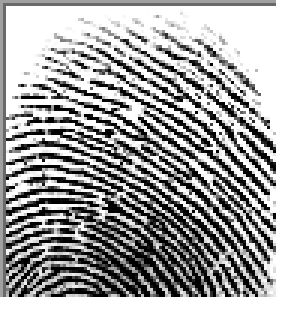
#> input picture SOCOFing/Real/139__M_Right_thumb_finger.BMP, 96 x 103 px (shown 3 times larger); its folder holds 4 pictures in this run
$ jupyter execute 'Preproceesing in fingerprint matching.ipynb'   (shell and % lines are left out)
#> lines starting #> are read from the running program, lines starting #| are printed output that depends on the picture; after the words box and inside, x2 and y2 are one past the last pixel; in counts of white or black regions, pixels touching at a corner belong together
[cell 1]
import os
import numpy as np
import glob
import random
import imageio
import PIL, cv2
import pandas as pd
import warnings
warnings.filterwarnings('ignore')
import keras
from keras.models import Sequential
from keras.layers import Conv2D, Dense, MaxPool2D, Dropout, Flatten , Activation ,BatchNormalization
from keras.callbacks import ReduceLROnPlateau
from sklearn.model_selection import train_test_split
import matplotlib.pyplot as plt
import seaborn as sns
from keras import models,layers
from keras.utils import to_categorical
from skimage.morphology import convex_hull_image, erosion
from skimage.morphology import square
import matplotlib.image as mpimg
import skimage
import math
from scipy.ndimage import convolve
from PIL import Image,ImageFilter
from skimage.feature import hessian_matrix, hessian_matrix_eigvals
import matplotlib.pyplot as plt

[cell 2]
DATA_DIR = r"D:\azmeera folder\biometric systems\fingerprint matching and verification\SOCOFing\Real"  # Path to the SOCOFing dataset Real directory

# Find all image files in the Real directory
list_dirs = glob.glob(DATA_DIR + "\\*.bmp")  # Assuming the images have the .bmp extension

num_images = len(list_dirs)
random.seed(23)

if num_images >= 3:
    r = random.randint(0, num_images - 3)
    display_list = list_dirs[r:r+3]

    image1 = imageio.imread(display_list[0])
#> image1 is the input picture: shape (103, 96, 4); mean R, G, B, A 139.9, 139.9, 139.9, 234.9
    image2 = imageio.imread(display_list[1])
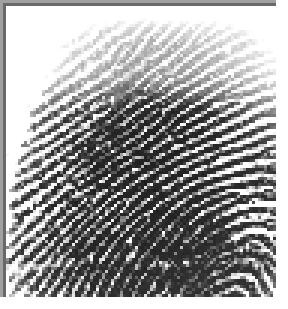
#> input picture SOCOFing/Real/141__F_Left_thumb_finger.BMP, 96 x 103 px (shown 3 times larger)
#> image2 is the input picture: shape (103, 96, 4); mean R, G, B, A 139.9, 139.9, 139.9, 234.9
    image3 = imageio.imread(display_list[2])
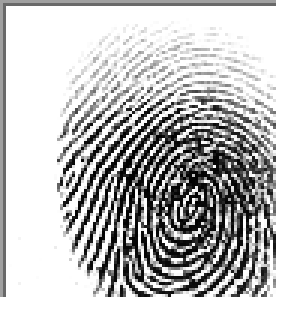
#> input picture SOCOFing/Real/147__M_Left_index_finger.BMP, 96 x 103 px (shown 3 times larger)
#> image3 is the input picture: shape (103, 96, 4); mean R, G, B, A 168.9, 168.9, 168.9, 234.9

    fig, axes = plt.subplots(1, 3, figsize=(16, 16))
    axes[0].imshow(image1, cmap='gray')  # Assuming grayscale fingerprint images
    axes[1].imshow(image2, cmap='gray')
    axes[2].imshow(image3, cmap='gray')
    plt.show()
else:
    print("Not enough images in the list.")

[cell 3]
gauss_blur = cv2.GaussianBlur(image1,(1,1),0)
median_blur = cv2.medianBlur(image1,1)

gauss_blur2 = cv2.GaussianBlur(image2,(1,1),0)
median_blur2 = cv2.medianBlur(image2,1)

fig, axes = plt.subplots(1,3,figsize = (16,16));
axes[0].set_title("original Image");
axes[0].imshow(image1);
axes[1].set_title("Gaussian Blurred Image");
axes[1].imshow(gauss_blur);
axes[2].set_title("Median Blurred Image");
axes[2].imshow(median_blur);
fig, axes = plt.subplots(1,3,figsize = (16,16));
axes[0].set_title("original Image 2");
axes[0].imshow(image2);
axes[1].set_title("Gaussian Blurred Image 2");
axes[1].imshow(gauss_blur2);
axes[2].set_title("Median Blurred Image 2");
axes[2].imshow(median_blur2);

[cell 4]
median_blur = cv2.medianBlur(image1, 3)
median_blur2 = cv2.medianBlur(image2, 3)

fig, axes = plt.subplots(1, 3, figsize=(16, 16))
axes[0].set_title("Original Image")
axes[0].imshow(image1)
axes[1].set_title("Median Blurred Image")
axes[1].imshow(median_blur)
axes[2].set_title("Original Image 2")
axes[2].imshow(image2)
plt.show()

fig, axes = plt.subplots(1, 3, figsize=(16, 16))
axes[0].set_title("Original Image 2")
axes[0].imshow(image2)
axes[1].set_title("Median Blurred Image 2")
axes[1].imshow(median_blur2)
axes[2].set_title("Original Image")
axes[2].imshow(image1)
plt.show()

[cell 5]
fig, axes = plt.subplots(1,3,figsize = (18,5))
axes[0].hist(image1.ravel(), bins=256, color ="r");
axes[1].hist(image2.ravel(), bins=256);
axes[2].hist(image3.ravel(), bins=256, color ="g");
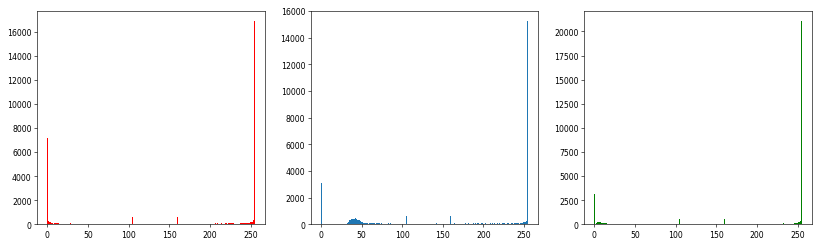
#> figure drawn by matplotlib, 3 panels; panel 1: tallest bar 16902 high, from x = 254 to 255; panel 2: tallest bar 15282 high, from x = 254 to 255; panel 3: tallest bar 21108 high, from x = 254 to 255

[cell 6]
THRESHOLD1 = image1.mean()
#> THRESHOLD1 = 163.6
THRESHOLD2 = image2.mean()
#> THRESHOLD2 = 163.6
THRESHOLD3 = image3.mean()
#> THRESHOLD3 = 185.4

image1 = np.array(image1 > THRESHOLD1).astype(int) * 254
image2 = np.array(image2 > THRESHOLD2).astype(int) * 254
image3 = np.array(image3 > THRESHOLD3).astype(int) * 254

fig, axes = plt.subplots(1,3,figsize = (16,16));
axes[0].imshow(image1);
axes[1].imshow(image2);
axes[2].imshow(image3);

[cell 7]
img1 = cv2.imread(display_list[0],0)
#> img1: shape (103, 96); min 0, max 255, mean 139.9
img2 = cv2.imread(display_list[1],0)
#> img2: shape (103, 96); min 0, max 255, mean 139.9
img3 = cv2.imread(display_list[2],0)
#> img3: shape (103, 96); min 0, max 255, mean 168.9

# Otsu's thresholding
ret1,th1 = cv2.threshold(img1,0,255,cv2.THRESH_BINARY+cv2.THRESH_OTSU)
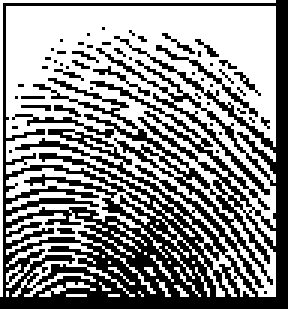
#> th1: shape (103, 96) (shown 3 times larger); 55.7% white; black in thin lines or dots
#> ret1 = 128
ret2,th2 = cv2.threshold(img2,0,255,cv2.THRESH_BINARY+cv2.THRESH_OTSU)
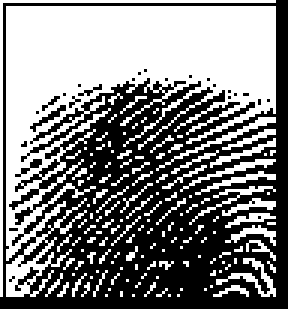
#> th2: shape (103, 96) (shown 3 times larger); 50.1% white; 26 black regions (24 under 20 px), largest, box (x1, y1, x2, y2) and area: (0, 0, 96, 103) 4836, (10, 35, 22, 44) 25
#> ret2 = 139
ret3,th3 = cv2.threshold(img3,0,255,cv2.THRESH_BINARY+cv2.THRESH_OTSU)
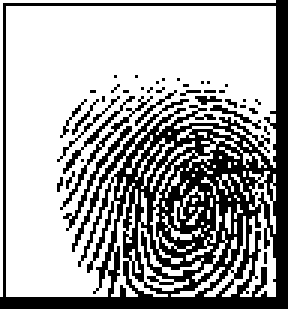
#> th3: shape (103, 96) (shown 3 times larger); 65.6% white; 39 black regions (32 under 20 px), largest, box (x1, y1, x2, y2) and area: (0, 0, 96, 103) 3000, (21, 42, 44, 77) 73, (20, 32, 51, 70) 71
#> ret3 = 137

fig, axes = plt.subplots(1,3,figsize = (12,12));
axes[0].set_title("Otsu's thresholding - Image 1");
axes[0].imshow(th1);
axes[1].set_title("Otsu's thresholding - Image 2");
axes[1].imshow(th2);
axes[2].set_title("Otsu's thresholding - Image 3");
axes[2].imshow(th3);

[cell 8]
img_name = display_list[0]
gray_img_array = np.array(Image.open(img_name).convert('P'))
img_name = display_list[1]
gray_img_array = np.array(Image.open(img_name).convert('P'))
img_name = display_list[2]
gray_img_array = np.array(Image.open(img_name).convert('P'))

[cell 9]
vertical_robert_filter = np.array([[1,0],[0,-1]])
horizontal_robert_filter = np.array([[0,1],[-1,0]])

vertical_sobel_filter = np.array([[-1,0,1],[-2,0,2],[-1,0,1]])
horizontal_sobel_filter = np.array([[-1,-2,-1],[0,0,0],[1,2,1]])

vertical_prewitt_filter = np.array([[-1,0,1],[-1,0,1],[-1,0,1]])
horizontal_prewitt_filter = np.array([[-1,-1,-1],[0,0,0],[1,1,1]])

print("vertical robert filter\n",vertical_robert_filter )
print("horizontal robert filter\n",horizontal_robert_filter)
print("vertical sobel filter: \n", vertical_sobel_filter)
print("horizontal sobel filter: \n", horizontal_sobel_filter)

print("vertical prewitt filter: \n", vertical_prewitt_filter)
print("horizontal prewitt filter: \n", horizontal_prewitt_filter)

[cell 10]
gray_img = Image.fromarray(gray_img_array)

convolved_img1_1 = convolve(gray_img,vertical_robert_filter)
convolved_img1_1 = convolve(convolved_img1_1,horizontal_robert_filter)

convolved_img1_2 = convolve(gray_img,vertical_sobel_filter)
convolved_img1_2 = convolve(convolved_img1_2,horizontal_sobel_filter)

convolved_img1_3 =  convolve(gray_img,vertical_prewitt_filter )
convolved_img1_3 =  convolve(gray_img,horizontal_prewitt_filter )
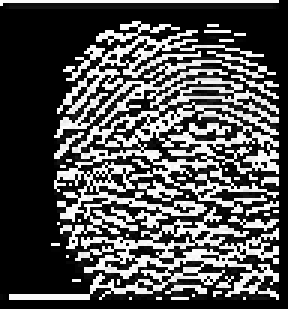
#> convolved_img1_3: shape (103, 96) (shown 3 times larger); min 0, max 255, mean 81.2

convolved_img2_1 = convolve(gray_img,vertical_robert_filter)
convolved_img2_1 = convolve(convolved_img2_1,horizontal_robert_filter)

convolved_img2_2 = convolve(gray_img,vertical_sobel_filter)
convolved_img2_2 = convolve(convolved_img2_2,horizontal_sobel_filter)

convolved_img2_3 =  convolve(gray_img,vertical_prewitt_filter )
convolved_img2_3 =  convolve(gray_img,horizontal_prewitt_filter )

convolved_img3_1 = convolve(gray_img,vertical_robert_filter)
convolved_img3_1 = convolve(convolved_img3_1,horizontal_robert_filter)

convolved_img3_2 = convolve(gray_img,vertical_sobel_filter)
convolved_img3_2 = convolve(convolved_img3_2,horizontal_sobel_filter)

convolved_img3_3 =  convolve(gray_img,vertical_prewitt_filter )
convolved_img3_3 =  convolve(gray_img,horizontal_prewitt_filter )

[cell 11]
fig, axes = plt.subplots(3,3,figsize = (12,12));
axes[0][0].set_title("Robert");
axes[0][0].imshow(convolved_img1_1);
axes[0][1].set_title("Sobel");
axes[0][1].imshow(convolved_img1_2);
axes[0][2].set_title("Prewitt");
axes[0][2].imshow(convolved_img1_3);

axes[1][0].set_title("Robert");
axes[1][0].imshow(convolved_img2_1);
axes[1][1].set_title("Sobel");
axes[1][1].imshow(convolved_img2_2);
axes[1][2].set_title("Prewitt");
axes[1][2].imshow(convolved_img2_3);

axes[2][0].set_title("Robert");
axes[2][0].imshow(convolved_img3_1);
axes[2][1].set_title("Sobel");
axes[2][1].imshow(convolved_img3_2);
axes[2][2].set_title("Prewitt");
axes[2][2].imshow(convolved_img3_3);

[cell 12]
src_path = img_name

def detect_ridges(gray, sigma= 0.1):
#> called with sigma = 0.15
    H_elems = hessian_matrix(gray, sigma=sigma, order='rc')
#> H_elems = 3 items
    maxima_ridges, minima_ridges = hessian_matrix_eigvals(H_elems)
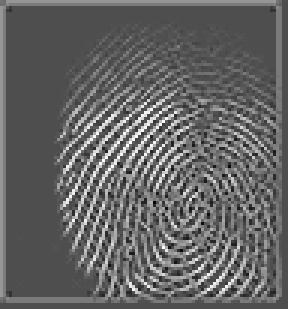
#> maxima_ridges: shape (103, 96) float64 (shown 3 times larger); min -0.436, max 0.987, mean 0.128; drawn with min black and max white
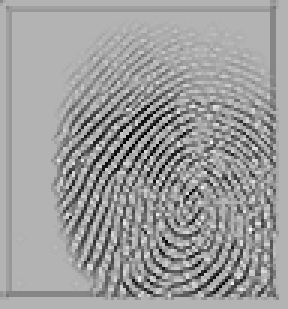
#> minima_ridges: shape (103, 96) float64 (shown 3 times larger); min -0.987, max 0.414, mean -0.12; drawn with min black and max white
    return maxima_ridges, minima_ridges

def plot_images(*images):
    images = list(images)
    n = len(images)
    fig, ax = plt.subplots(ncols=n, sharey=True, figsize = (12,12))
    for i, img in enumerate(images):
        ax[i].imshow(img, cmap='gray')
        ax[i].axis('off')
    plt.subplots_adjust(left=0.03, bottom=0.03, right=0.97, top=0.97)
    plt.show()
#> `img = np.array(img > THRESHOLD1).astype(int)`: img: shape (103, 96) int64; values 0 (black) and 1 (white), 44.2% white; 170 white regions (158 under 20 px), largest, box (x1, y1, x2, y2) and area: (2, 2, 92, 99) 3416, (55, 39, 92, 55) 64, (68, 53, 92, 60) 42
#> `skel = skimage.morphology.skeletonize(img)`: skel: shape (103, 96) bool; 15.5% white in thin lines or dots, all inside (x1, y1, x2, y2) = (2, 10, 92, 99)

img = cv2.imread(src_path, 0) # 0 imports a grayscale
if img is None:
    raise(ValueError(f"Image didn\'t load. Check that '{src_path}' exists."))

a, b = detect_ridges(img, sigma=0.15)

plot_images(img, a, b)

[cell 13]
def getTerminationBifurcation(img, mask):
    img = img == 255;
    (rows, cols) = img.shape;
#> rows = 103; cols = 96
    minutiaeTerm = np.zeros(img.shape);
    minutiaeBif = np.zeros(img.shape);

    for i in range(1,rows-1):
        for j in range(1,cols-1):
            if(img[i][j] == 1):
                block = img[i-1:i+2,j-1:j+2];
                block_val = np.sum(block);
                if(block_val == 2):
                    minutiaeTerm[i,j] = 1;
                elif(block_val == 4):
                    minutiaeBif[i,j] = 1;
#> minutiaeBif: shape (103, 96) float64; values 0 (black) and 1 (white), 2% white in thin lines or dots, all inside (x1, y1, x2, y2) = (2, 10, 90, 98)
#> minutiaeTerm: shape (103, 96) float64; values 0 (black) and 1 (white), 2.4% white in thin lines or dots, all inside (x1, y1, x2, y2) = (2, 29, 92, 99)

    mask = convex_hull_image(mask>0)
#> mask: shape (103, 96) bool; 88.3% white; 1 black region, box (x1, y1, x2, y2) and area: (0, 0, 96, 103) 1158
    mask = erosion(mask, square(5))
#> mask: shape (103, 96) bool; 80.9% white; 1 black region, box (x1, y1, x2, y2) and area: (0, 0, 96, 103) 1890
    minutiaeTerm = np.uint8(mask)*minutiaeTerm
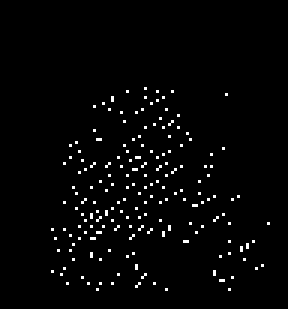
#> minutiaeTerm: shape (103, 96) float64 (shown 3 times larger); values 0 (black) and 1 (white), 2.2% white in thin lines or dots, all inside (x1, y1, x2, y2) = (17, 29, 90, 97)
    return(minutiaeTerm, minutiaeBif)

[cell 14]
class MinutiaeFeature(object):
    def __init__(self, locX, locY, Orientation, Type):
        self.locX = locX;
        self.locY = locY;
        self.Orientation = Orientation;
        self.Type = Type;

    def __str__(self):
        return("%d %d %f %s" % (self.locX, self.locY, self.Orientation, self.Type))

def computeAngle(block, minutiaeType):
    angle = 0
    (blkRows, blkCols) = np.shape(block);
    CenterX, CenterY = (blkRows-1)/2, (blkCols-1)/2
    if(minutiaeType.lower() == 'termination'):
        sumVal = 0;
        for i in range(blkRows):
            for j in range(blkCols):
                if((i == 0 or i == blkRows-1 or j == 0 or j == blkCols-1) and block[i][j] != 0):
                    angle = -math.degrees(math.atan2(i-CenterY, j-CenterX))
                    sumVal += 1
                    if(sumVal > 1):
                        angle = float('nan');
        return(angle)
    elif(minutiaeType.lower() == 'bifurcation'):
        (blkRows, blkCols) = np.shape(block);
        CenterX, CenterY = (blkRows - 1) / 2, (blkCols - 1) / 2
        angle = []
        sumVal = 0;
        for i in range(blkRows):
            for j in range(blkCols):
                if ((i == 0 or i == blkRows - 1 or j == 0 or j == blkCols - 1) and block[i][j] != 0):
                    angle.append(-math.degrees(math.atan2(i - CenterY, j - CenterX)))
                    sumVal += 1
        if(sumVal != 3):
            angle = float('nan')
        return(angle)
# [5 lines of commented-out code are left out]

def extractMinutiaeFeatures(skel, minutiaeTerm, minutiaeBif):
    FeaturesTerm = []

    minutiaeTerm = skimage.measure.label(minutiaeTerm, connectivity=2);
#> minutiaeTerm: shape (103, 96) int64; 181 distinct labels, from 0 to 180
    RP = skimage.measure.regionprops(minutiaeTerm)
#> RP = 180 regions; largest, box (x1, y1, x2, y2) and area: (37, 32, 38, 34) 2, (56, 40, 58, 42) 2, (32, 46, 34, 47) 2, (45, 52, 47, 53) 2, (30, 54, 32, 56) 2

    WindowSize = 2
    FeaturesTerm = []
    for i in RP:
        (row, col) = np.int16(np.round(i['Centroid']))
        block = skel[row-WindowSize:row+WindowSize+1, col-WindowSize:col+WindowSize+1]
        angle = computeAngle(block, 'Termination')
        FeaturesTerm.append(MinutiaeFeature(row, col, angle, 'Termination'))
#> this loop made 180 passes
#> (row, col) on passes 1 to 3: (29, 48), (30, 42), (30, 52)

    FeaturesBif = []
    minutiaeBif = skimage.measure.label(minutiaeBif, connectivity=2);
#> minutiaeBif: shape (103, 96) int64; 82 distinct labels, from 0 to 81
    RP = skimage.measure.regionprops(minutiaeBif)
    WindowSize = 1
    for i in RP:
        (row, col) = np.int16(np.round(i['Centroid']))
        block = skel[row-WindowSize:row+WindowSize+1, col-WindowSize:col+WindowSize+1]
        angle = computeAngle(block, 'Bifurcation')
        FeaturesBif.append(MinutiaeFeature(row, col, angle, 'Bifurcation'))
#> this loop made 81 passes


    return(FeaturesTerm, FeaturesBif)


def ShowResults(skel, TermLabel, BifLabel):
    minutiaeBif = TermLabel * 0;
    minutiaeTerm = BifLabel * 0;
    (rows, cols) = skel.shape
    DispImg = np.zeros((rows, cols, 3), np.uint8)
    DispImg[:, :, 0] = skel;
    DispImg[:, :, 1] = skel;
    DispImg[:, :, 2] = skel;

    RP = skimage.measure.regionprops(BifLabel)
    bifCoord = ""
    termCoord = ""
    for idx, i in enumerate(RP):
        (row, col) = np.int16(np.round(i['Centroid']))
        minutiaeBif[row, col] = 1;
        (rr, cc) = skimage.draw.circle_perimeter(row, col, 1);
        skimage.draw.set_color(DispImg, (rr, cc), (255, 0, 0));
        bifCoord += ("x=%d|y=%d|%s||" % (row, col, 'B'))

    RP = skimage.measure.regionprops(TermLabel)
    for idx, i in enumerate(RP):
        (row, col) = np.int16(np.round(i['Centroid']))
        minutiaeTerm[row, col] = 1;
        (rr, cc) = skimage.draw.circle_perimeter(row, col, 1);
        skimage.draw.set_color(DispImg, (rr, cc), (0, 0, 255));
        termCoord += ("x=%d|y=%d|%s||" % (row, col, 'T'))

    print(bifCoord+termCoord)
    plt.figure(figsize=(6,6))
    plt.title("Minutiae extraction results")
    plt.imshow(DispImg)

[cell 15]
img_name = display_list[1]
img = cv2.imread(img_name,0);
img = np.array(img > THRESHOLD1).astype(int)
skel = skimage.morphology.skeletonize(img)
skel = np.uint8(skel)*255;
mask = img*255;

(minutiaeTerm, minutiaeBif) = getTerminationBifurcation(skel, mask);
FeaturesTerm, FeaturesBif = extractMinutiaeFeatures(skel, minutiaeTerm, minutiaeBif)
# [6 lines of commented-out code are left out]
print("--------")
BifLabel = skimage.measure.label(minutiaeBif, connectivity=1);
#> BifLabel: shape (103, 96) int64; 109 distinct labels, from 0 to 108
TermLabel = skimage.measure.label(minutiaeTerm, connectivity=1);
#> TermLabel: shape (103, 96) int64; 196 distinct labels, from 0 to 195
ShowResults(skel, TermLabel, BifLabel)
#> the loop in ShowResults, `for idx, i in enumerate(RP):` made 108 passes
#> (printed output is left out)
